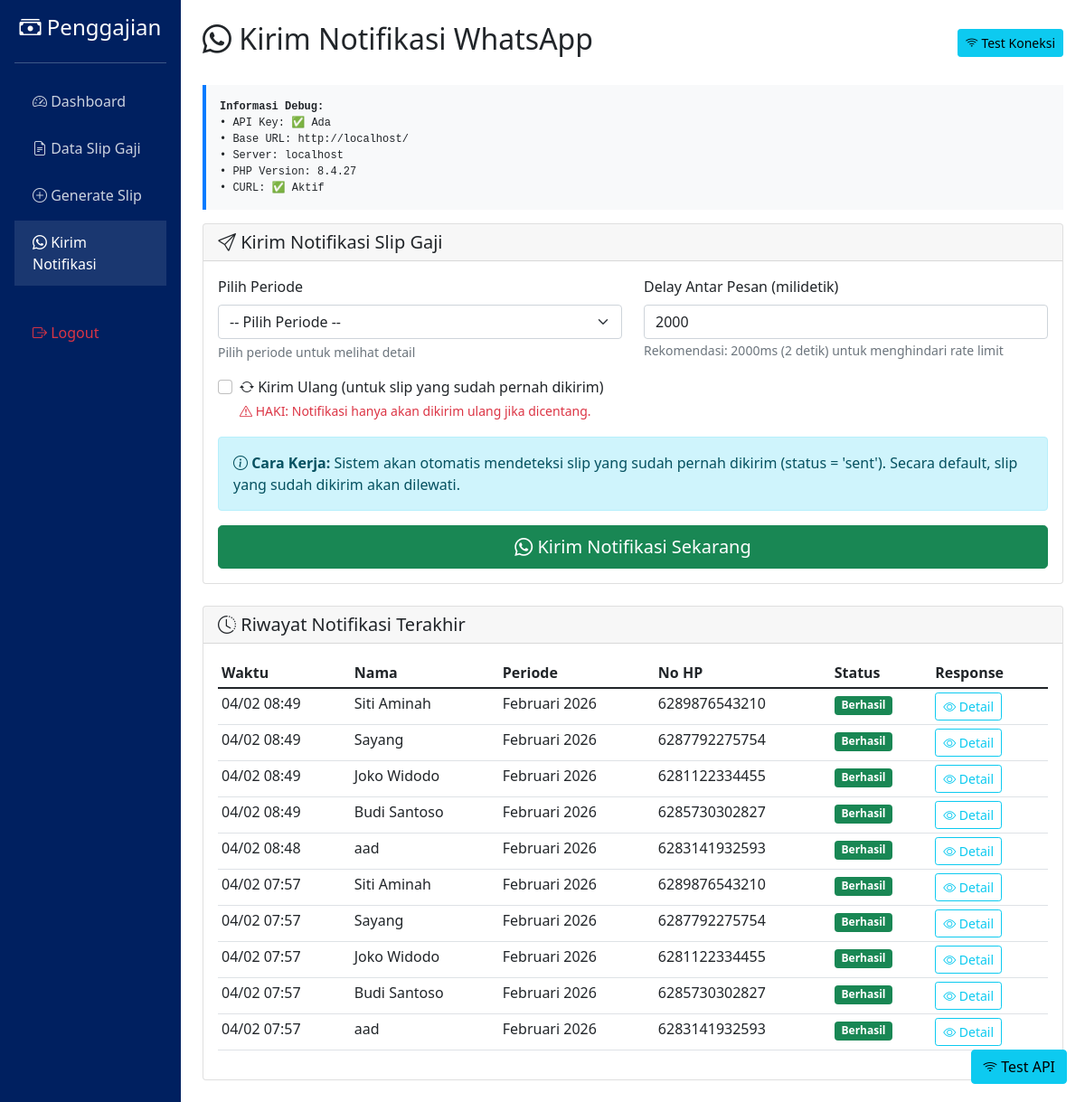
Screenshot of /send_notif.php (signed in) with the database file from the repository.
### tables this page shows
CREATE TABLE `notifikasi_log` (
  `id` int NOT NULL,
  `gaji_karyawan_id` int NOT NULL,
  `no_hp` varchar(20) DEFAULT NULL,
  `pesan` text,
  `status` enum('pending','sent','failed') DEFAULT 'pending',
  `response` text,
  `sent_at` timestamp NULL DEFAULT NULL,
  `created_at` timestamp NULL DEFAULT CURRENT_TIMESTAMP
);

CREATE TABLE `karyawan` (
  `id` int NOT NULL,
  `nama` varchar(100) NOT NULL,
  `dept` enum('ADMIN','PRODUKSI') DEFAULT 'ADMIN',
  `no_hp` varchar(20) DEFAULT NULL,
  `email` varchar(100) DEFAULT NULL,
  `created_at` timestamp NULL DEFAULT CURRENT_TIMESTAMP
);

CREATE TABLE `periode_gaji` (
  `id` int NOT NULL,
  `nama_periode` varchar(50) DEFAULT NULL,
  `periode_start` date NOT NULL,
  `periode_end` date NOT NULL,
  `status` enum('draft','final','paid') DEFAULT 'draft',
  `created_at` timestamp NULL DEFAULT CURRENT_TIMESTAMP
);

### send_notif.php (the view, shortened to what this page needs)
<?php
$db = getDB();
$stmt = $db->query("SELECT nl.*, k.nama as nama_karyawan, p.nama_periode
                   FROM notifikasi_log nl
                   JOIN gaji_karyawan gk ON nl.gaji_karyawan_id = gk.id
                   JOIN karyawan k ON gk.karyawan_id = k.id
                   JOIN periode_gaji p ON gk.periode_id = p.id
                   ORDER BY nl.created_at DESC LIMIT 10");
$log_notifikasi = $stmt->fetchAll();
?>
<!DOCTYPE html>
<html lang="id">
<head>
    <link href="https://cdn.jsdelivr.net/npm/bootstrap@5.1.3/dist/css/bootstrap.min.css" rel="stylesheet">
    <link rel="stylesheet" href="https://cdn.jsdelivr.net/npm/bootstrap-icons@1.8.1/font/bootstrap-icons.css">
</head>
<body>
    <div class="container-fluid">
        <div class="row">
            <div class="col-md-2 p-0 sidebar">
                <div class="p-3">
                    <h4 class="text-center mb-4">
                        <i class="bi bi-cash-stack"></i> Penggajian
                    </h4>
                    <hr class="bg-light">
                    <ul class="nav flex-column">
                        <li class="nav-item">
                            <a class="nav-link" href="index.php">
                                <i class="bi bi-speedometer2"></i> Dashboard
                            </a>
                        </li>
                        <li class="nav-item">
                            <a class="nav-link" href="data_slip.php">
                                <i class="bi bi-file-earmark-text"></i> Data Slip Gaji
                            </a>
                        </li>
                        <li class="nav-item">
                            <a class="nav-link" href="generate_slip.php">
                                <i class="bi bi-plus-circle"></i> Generate Slip
                            </a>
                        </li>
                        <li class="nav-item">
                            <a class="nav-link active" href="send_notif.php">
                                <i class="bi bi-whatsapp"></i> Kirim Notifikasi
                            </a>
                        </li>
                        <li class="nav-item mt-4">
                            <a class="nav-link text-danger" href="logout.php">
                                <i class="bi bi-box-arrow-right"></i> Logout
                            </a>
                        </li>
                    </ul>
                </div>
            </div>
            <div class="col-md-10 p-4">
                <div class="d-flex justify-content-between align-items-center mb-4">
                    <h2><i class="bi bi-whatsapp"></i> Kirim Notifikasi WhatsApp</h2>
                    <a href="send_notif.php?test=1" class="btn btn-info btn-sm">
                        <i class="bi bi-wifi"></i> Test Koneksi
                    </a>
                </div>
                <div class="debug-info">
                    <strong>Informasi Debug:</strong><br>
                    • API Key: <?php echo defined('FONNTE_API_KEY') ? '✅ Ada' : '❌ Tidak ada'; ?><br>
                    • Base URL: <?php echo BASE_URL; ?><br>
                    • Server: <?php echo $_SERVER['HTTP_HOST']; ?><br>
                    • PHP Version: <?php echo phpversion(); ?><br>
                    • CURL: <?php echo function_exists('curl_init') ? '✅ Aktif' : '❌ Tidak aktif'; ?>
                </div>
                <div class="card mb-4">
                    <div class="card-header">
                        <h5 class="mb-0"><i class="bi bi-send"></i> Kirim Notifikasi Slip Gaji</h5>
                    </div>
                    <div class="card-body">
                        <form method="POST" action="" id="sendForm">
                            <div class="row mb-3">
                                <div class="col-md-6">
                                    <label class="form-label">Pilih Periode</label>
                                    <select name="periode_id" class="form-select" required id="periodeSelect">
                                        <option value="">-- Pilih Periode --</option>
                                    </select>
                                    <div class="form-text" id="periodeInfo">
                                        Pilih periode untuk melihat detail
                                    </div>
                                </div>
                                <div class="col-md-6">
                                    <label class="form-label">Delay Antar Pesan (milidetik)</label>
                                    <input type="number" name="delay" class="form-control" value="2000" min="0" max="10000" step="500">
                                    <small class="text-muted">Rekomendasi: 2000ms (2 detik) untuk menghindari rate limit</small>
                                </div>
                            </div>
                            <div class="row mb-3">
                                <div class="col-md-12">
                                    <div class="form-check">
                                        <input class="form-check-input" type="checkbox" name="force_resend" id="forceResend">
                                        <label class="form-check-label" for="forceResend">
                                            <i class="bi bi-arrow-repeat"></i> Kirim Ulang (untuk slip yang sudah pernah dikirim)
                                        </label>
                                        <div class="form-text text-danger">
                                            <i class="bi bi-exclamation-triangle"></i> HAKI: Notifikasi hanya akan dikirim ulang jika dicentang.
                                        </div>
                                    </div>
                                </div>
                            </div>
                            <div class="alert alert-info">
                                <i class="bi bi-info-circle"></i>
                                <strong>Cara Kerja:</strong>
                                Sistem akan otomatis mendeteksi slip yang sudah pernah dikirim (status = 'sent').
                                Secara default, slip yang sudah dikirim akan dilewati.
                            </div>
                            <div class="d-grid gap-2">
                                <button type="submit" name="send_notif" class="btn btn-success btn-lg">
                                    <i class="bi bi-whatsapp"></i> Kirim Notifikasi Sekarang
                                </button>
                            </div>
                        </form>
                    </div>
                </div>
                <div class="card">
                    <div class="card-header">
                        <h5 class="mb-0"><i class="bi bi-clock-history"></i> Riwayat Notifikasi Terakhir</h5>
                    </div>
                    <div class="card-body">
                        <?php if (empty($log_notifikasi)): ?>
                            <div class="alert alert-info">
                                <i class="bi bi-info-circle"></i> Belum ada riwayat notifikasi.
                            </div>
                        <?php else: ?>
                            <div class="table-responsive">
                                <table class="table table-sm table-hover">
                                    <thead>
                                        <tr>
                                            <th>Waktu</th>
                                            <th>Nama</th>
                                            <th>Periode</th>
                                            <th>No HP</th>
                                            <th>Status</th>
                                            <th>Response</th>
                                        </tr>
                                    </thead>
                                    <tbody>
                                        <?php foreach ($log_notifikasi as $log): ?>
                                            <tr>
                                                <td>
                                                    <?php echo date('d/m H:i', strtotime($log['created_at'])); ?>
                                                </td>
                                                <td><?php echo htmlspecialchars($log['nama_karyawan']); ?></td>
                                                <td><?php echo htmlspecialchars($log['nama_periode']); ?></td>
                                                <td><?php echo $log['no_hp']; ?></td>
                                                <td>
                                                    <?php if ($log['status'] == 'sent'): ?>
                                                        <span class="badge bg-success">Berhasil</span>
                                                    <?php elseif ($log['status'] == 'failed'): ?>
                                                        <span class="badge bg-danger">Gagal</span>
                                                    <?php else: ?>
                                                        <span class="badge bg-warning">Pending</span>
                                                    <?php endif; ?>
                                                </td>
                                                <td>
                                                    <button class="btn btn-sm btn-outline-info"
                                                            onclick="showResponse('<?php echo htmlspecialchars($log['response']); ?>')">
                                                        <i class="bi bi-eye"></i> Detail
                                                    </button>
                                                </td>
                                            </tr>
                                        <?php endforeach; ?>
                                    </tbody>
                                </table>
                            </div>
                        <?php endif; ?>
                    </div>
                </div>
            </div>
        </div>
    </div>
    <a href="send_notif.php?test=1" class="btn btn-info test-btn" title="Test Koneksi API">
        <i class="bi bi-wifi"></i> Test API
    </a>
</body>
</html>

### send_notif.php (style rules this page uses)
.sidebar { background: #002060; color: white; min-height: 100vh; }
.sidebar .nav-link { color: rgba(255,255,255,0.8); padding: 12px 20px; margin: 2px 0; }
.sidebar .nav-link:hover, .sidebar .nav-link.active { background: rgba(255,255,255,0.1); color: white; }
.debug-info { background: #f8f9fa; border-left: 4px solid #007bff; padding: 15px; margin: 15px 0; font-family: monospace; font-size: 12px; }
.test-btn { position: fixed; bottom: 20px; right: 20px; z-index: 1000; }

### rows the page displays
notifikasi_log: created_at "04/02 08:49", karyawan.nama "Siti Aminah", periode_gaji.nama_periode "Februari 2026", no_hp "6289876543210", status "Berhasil"
notifikasi_log: created_at "04/02 08:49", karyawan.nama "Sayang", periode_gaji.nama_periode "Februari 2026", no_hp "6287792275754", status "Berhasil"
notifikasi_log: created_at "04/02 08:49", karyawan.nama "Joko Widodo", periode_gaji.nama_periode "Februari 2026", no_hp "6281122334455", status "Berhasil"
notifikasi_log: created_at "04/02 08:49", karyawan.nama "Budi Santoso", periode_gaji.nama_periode "Februari 2026", no_hp "6285730302827", status "Berhasil"
notifikasi_log: created_at "04/02 08:48", karyawan.nama "aad", periode_gaji.nama_periode "Februari 2026", no_hp "6283141932593", status "Berhasil"
notifikasi_log: created_at "04/02 07:57", karyawan.nama "Siti Aminah", periode_gaji.nama_periode "Februari 2026", no_hp "6289876543210", status "Berhasil"
notifikasi_log: created_at "04/02 07:57", karyawan.nama "Sayang", periode_gaji.nama_periode "Februari 2026", no_hp "6287792275754", status "Berhasil"
notifikasi_log: created_at "04/02 07:57", karyawan.nama "Joko Widodo", periode_gaji.nama_periode "Februari 2026", no_hp "6281122334455", status "Berhasil"
notifikasi_log: created_at "04/02 07:57", karyawan.nama "Budi Santoso", periode_gaji.nama_periode "Februari 2026", no_hp "6285730302827", status "Berhasil"
notifikasi_log: created_at "04/02 07:57", karyawan.nama "aad", periode_gaji.nama_periode "Februari 2026", no_hp "6283141932593", status "Berhasil"

### other values shown
BASE_URL "http://localhost/"
$_SERVER['HTTP_HOST'] "localhost"
phpversion() "8.4.27"
